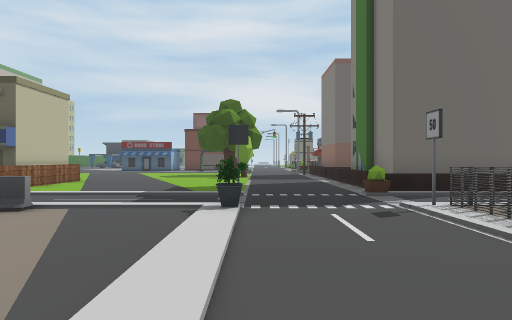
View 1 (above)

17 first-person views from a walk through a 3-D level made in the Unity game engine. The camera is 1.2 m above the floor, looks level and sees 70° across. The floor is counted in squares, 2 m on a side. Each view is taken from the middle of a square. On the plan, view 1 faces up. The plan holds only what a view shows up to about 10 squares ahead; the rest is blank. The place goes on beyond the plan. Some animated figures are left out. Some surface patterns are stand-ins.

View 2
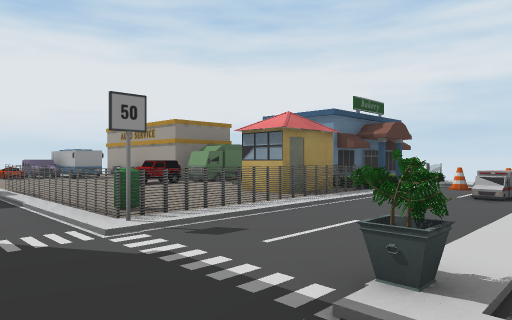

View 3
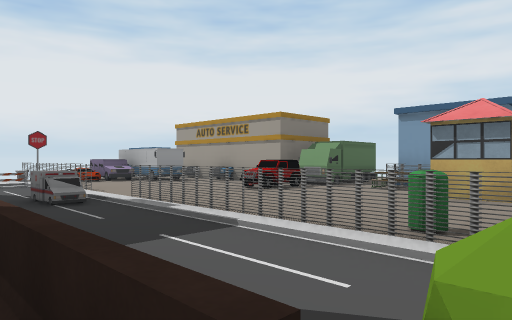

View 4
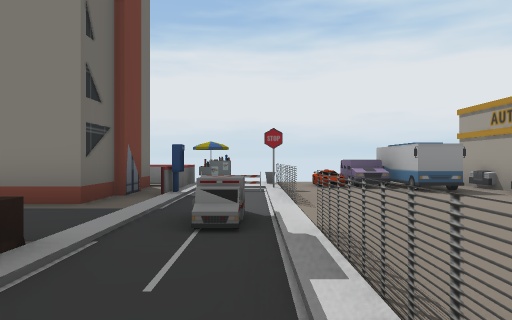

View 5
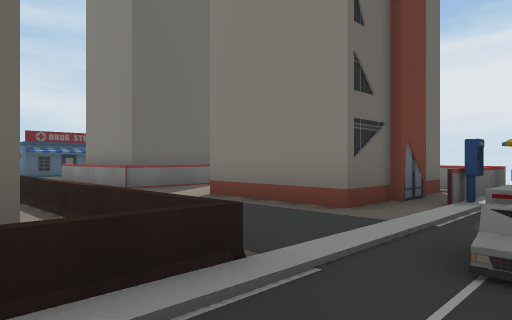

View 6
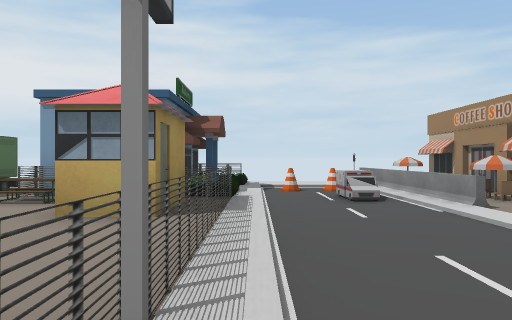

View 7
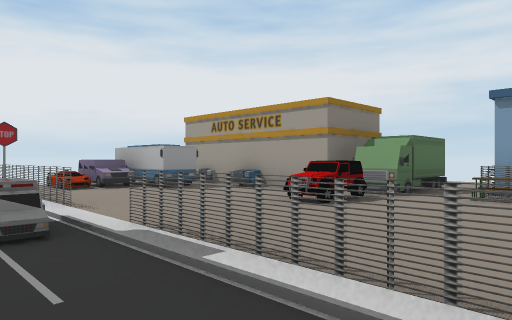

View 8
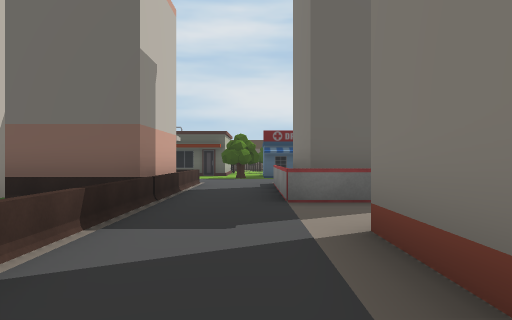

View 9
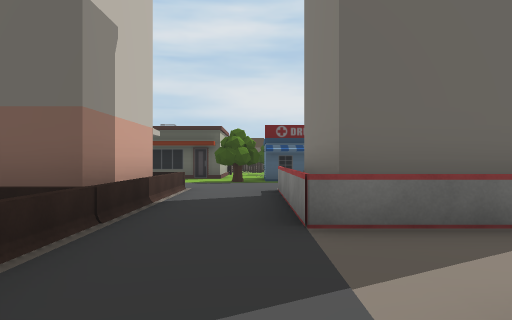

View 10
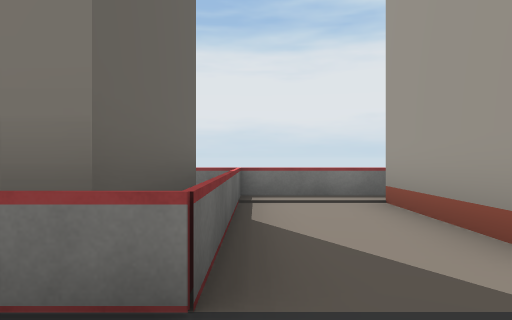

View 11
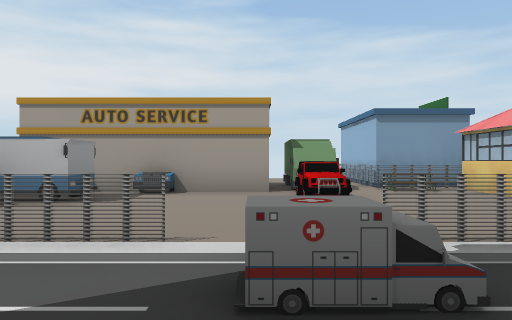

View 12
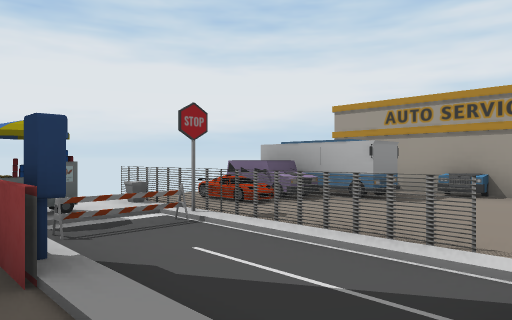

View 13
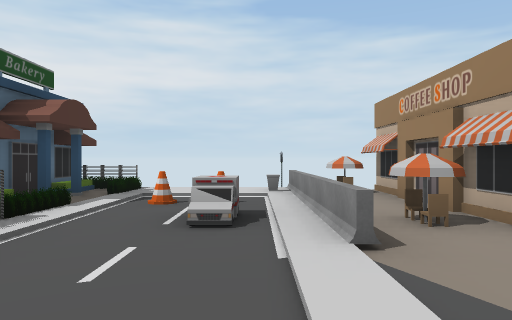

View 14
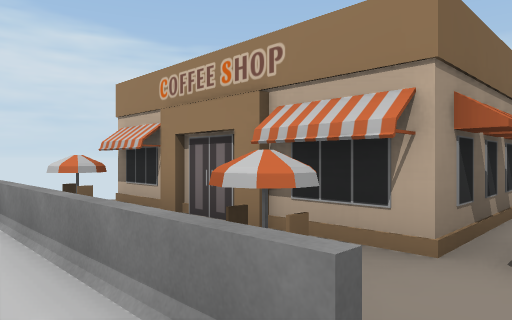

View 15
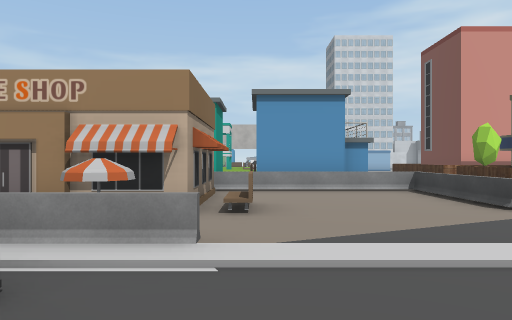

View 16
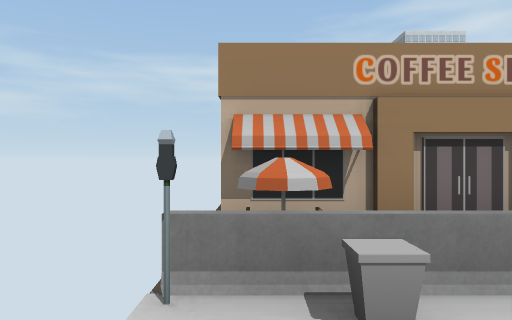

View 17
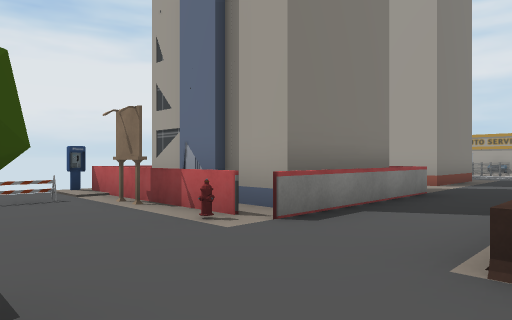

### Floor plan
Key: @ floor where view 1 was taken; # wall or solid block; . floor; = window, fence, low wall or low ledge; O other object.
Columns run from 8 left of view 1 to 13 right of it. Each row starts with its distance up from view 1.
 20                OO
 19               .OO.
 18               ......O.
 17               ...O.O.O
 16               O.OOOOO#
 15               O..O   =
 14               O..O
 13             OOO..OOOO=
 12               =......=
 11              O#......=
 10    O.......O  #..OOOO=
  9    O.......O  #..O
  8   OO.......O  #..O   =
  7 OOOO.......#OO#...OOO#
  6     ....O.#.......O.##
  5      ..........OO..O=O
  4   =.....O.OOO#==.OO#OO
  3  ##.......= .......OOO
  2   #.......= ...O..OOO
  1   #..O.....OO..O..OOOO
  0   #####O@..OOO#OOOOOO
 -1      #OOO.OOOOOOO OOO
 -2      ##..OOO OOOO
 -3      ##...OO OO.
 -4      #OOO.OO  O.

Where each view was taken, in squares from view 1:
view 1: 0 up, 0 right, facing up
view 2: 6 up, 1 left, facing down-right
view 3: 7 up, 2 right, facing down-right
view 4: 5 up, 4 right, facing right
view 5: 5 up, 5 right, facing up-right
view 6: 5 up, 2 right, facing down
view 7: 6 up, 4 right, facing down-right
view 8: 7 up, 8 right, facing up
view 9: 9 up, 8 right, facing up
view 10: 12 up, 7 right, facing right
view 11: 7 up, 8 right, facing down
view 12: 7 up, 8 right, facing down-right
view 13: 3 up, 0 right, facing down
view 14: 1 up, 0 right, facing down-left
view 15: 1 up, 2 right, facing left
view 16: 4 down, 1 right, facing left
view 17: 19 up, 6 right, facing down-right
